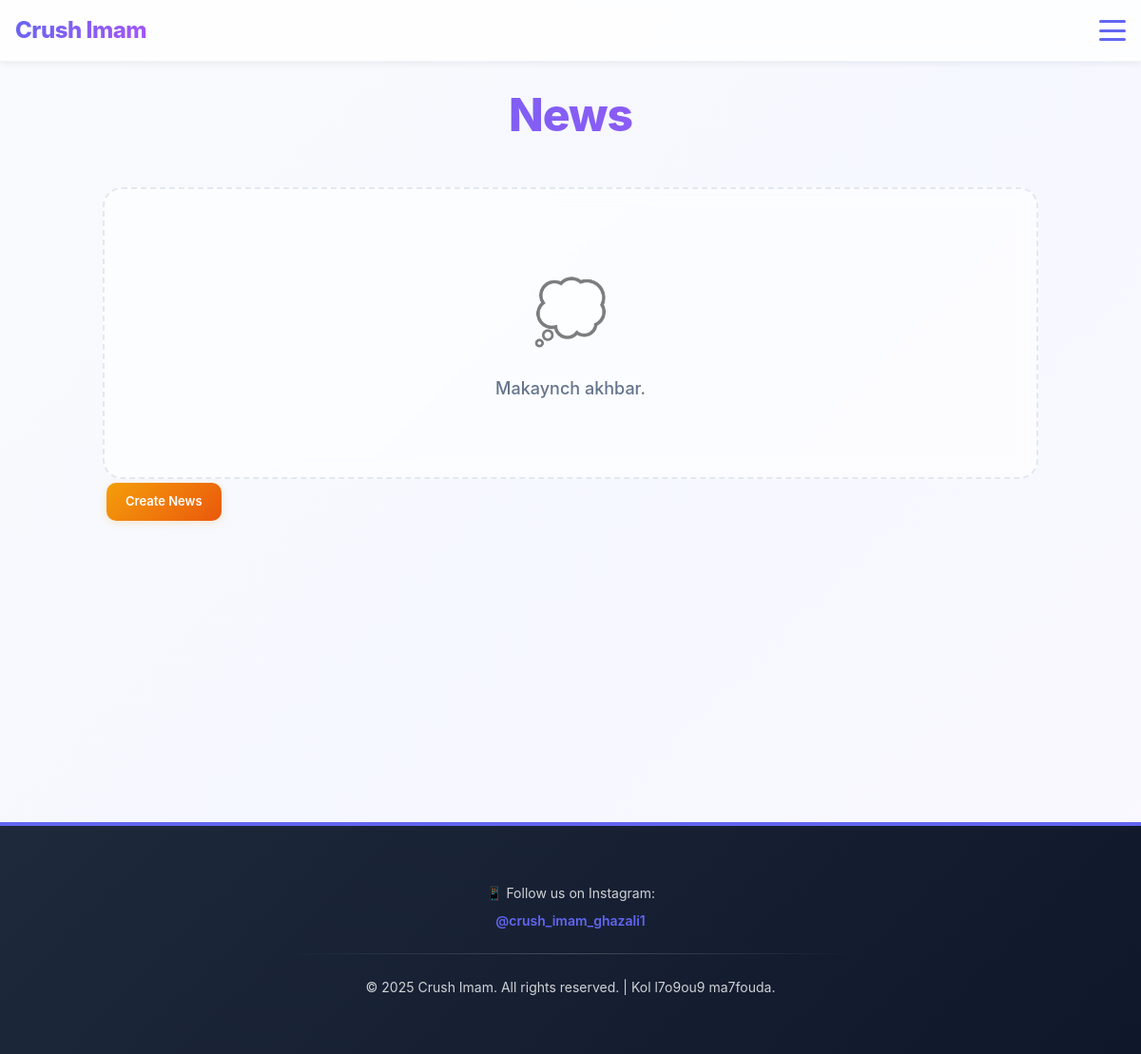
The app's page /news/ (signed in), older data.
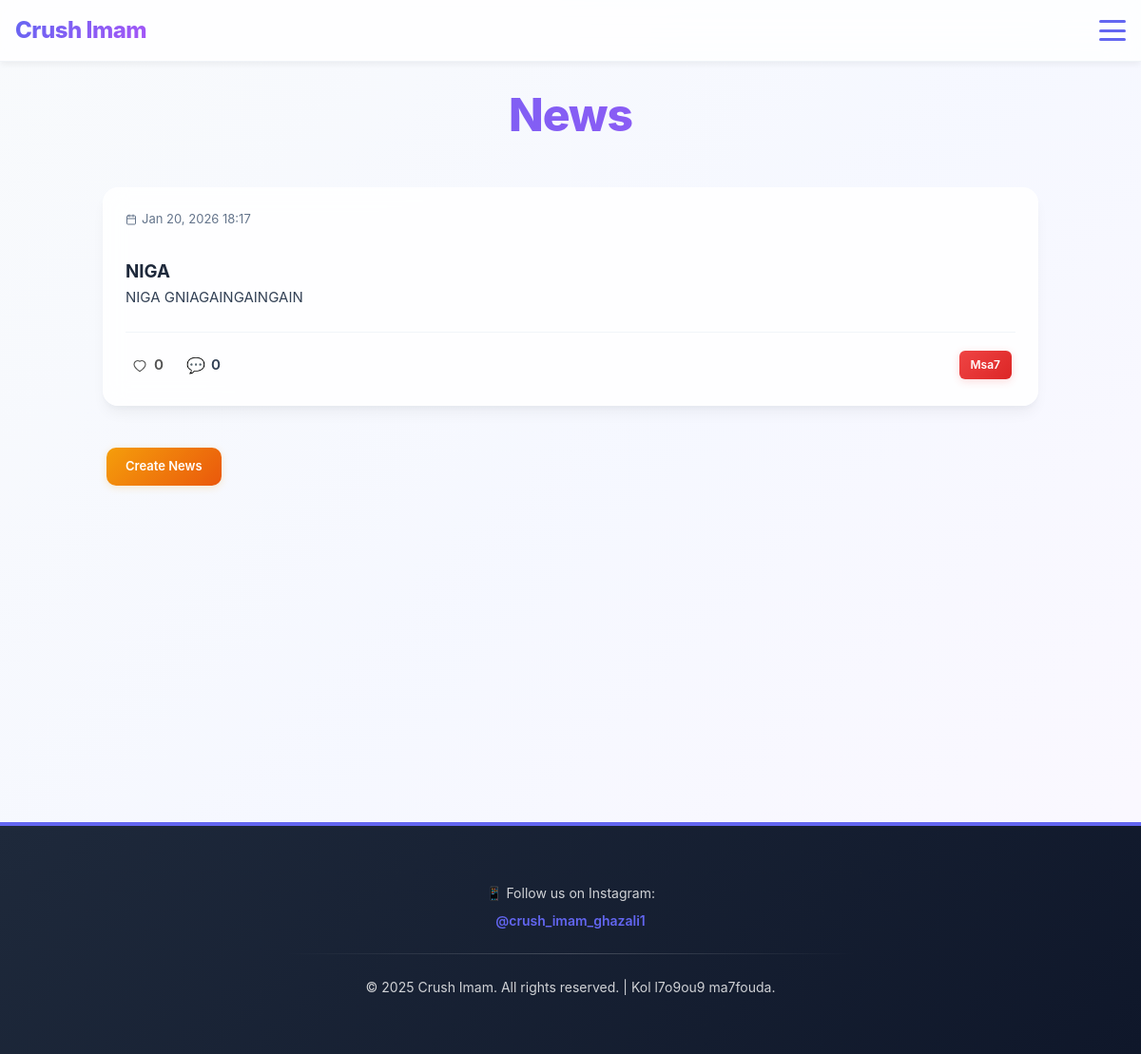
The same page, newer data.
### confessions/models.py (models this page shows, shortened)
class News(models.Model):
    title = models.CharField(max_length=255)
    body = models.TextField()
    image = models.ImageField(upload_to='news/', blank=True, null=True)
    created_at = models.DateTimeField(auto_now_add=True)
    author = models.ForeignKey(User, on_delete=models.SET_NULL, null=True, blank=True)
    comments = GenericRelation('Comment', related_query_name='news')
    votes = GenericRelation('Vote', related_query_name='news')
    class Meta:
            ordering = ['-created_at']
    @property
    def vote_total(self):
        res = self.votes.aggregate(total=Count('id'))
        return res.get('total') or 0

### confessions/views.py (the view)
# urls.py: path('news/', views.news_list, name='news_list'),
def news_list(request):
    qs = News.objects.all()
    paginator = Paginator(qs, 10)  # 10 news per page
    page = request.GET.get('page')
    try:
        news = paginator.page(page)
    except PageNotAnInteger:
        news = paginator.page(1)
    except EmptyPage:
        news = paginator.page(paginator.num_pages)
    if request.user.is_authenticated:
        ct = ContentType.objects.get_for_model(News)
        ids_on_page = [c.pk for c in news]
        liked_ids = set(Vote.objects.filter(user=request.user, content_type=ct, object_id__in=ids_on_page).values_list('object_id', flat=True))
        for c in news:
            c.user_liked = (c.pk in liked_ids)
    else:
        for c in news:
            c.user_liked = False
    return render(request, 'news_list.html', {'news_list': news})

### templates/news_list.html (shortened to what this page needs)
{% extends 'crushimam/base.html' %}
{% block content %}
<div class="container">
    <div class="confessions-wrapper">
        <div class="confessions-header">
            <h1>News</h1>
        </div>
        {% if news_list %}
            <div class="confessions-list">
                {% for item in news_list %}
                    <div class="confession-item" role="link" onclick="window.location.href='{% url 'news_detail' item.pk %}';">
                        <div class="confession-header-row">
                            <div class="confession-meta">
                                <span class="confession-date">
                                    {{ item.created_at|date:"M d, Y H:i" }}
                                </span>
                            </div>
                        </div>
                        <div class="confession-content">
                            <h3>{{ item.title }}</h3>
                            <p class="confession-text">{{ item.body|truncatewords:40 }}</p>
                        </div>
                        <div class="confession-footer">
                            <div class="confession-footer-left">
                                <form method="post" action="{% url 'add_vote' %}" onsubmit="event.stopPropagation();">
                                    <button type="submit" class="action-icon like-btn {% if item.user_liked %}liked{% endif %}" aria-pressed="{% if item.user_liked %}true{% else %}false{% endif %}">
                                        <svg class="heart-icon" width="18" height="18" viewBox="0 0 24 24" fill="none" xmlns="http://www.w3.org/2000/svg" aria-hidden="true">
                                            <path d="M12 21s-8-5.33-8-10a5 5 0 0 1 8-4 5 5 0 0 1 8 4c0 4.67-8 10-8 10z" stroke="currentColor" stroke-width="1.5" fill="none" stroke-linecap="round" stroke-linejoin="round"/>
                                        </svg>
                                        <span class="action-count">{{ item.vote_total|default:0 }}</span>
                                    </button>
                                </form>
                                <a href="{% url 'news_detail' item.pk %}#comments" class="action-icon reply-btn" onclick="event.stopPropagation();">
                                    <span class="icon">💬</span>
                                    <span class="action-count">{{ item.comments.count }}</span>
                                </a>
                            </div>
                            <div class="confession-footer-right">
                                {% if user.is_staff %}
                                    <a href="{% url 'news_delete' item.pk %}" class="btn btn-sm btn-danger" onclick="event.stopPropagation();">Msa7</a>
                                {% endif %}
                            </div>
                        </div>
                    </div>
                {% endfor %}
            </div>
        {% else %}
            <div class="empty-state">
                <p>Makaynch akhbar.</p>
            </div>
        {% endif %}
        {% if user.is_staff %}
            <a href="{% url 'news_create' %}" class="btn btn-admin">Create News</a>
        {% endif %}
    </div>
</div>
{% endblock %}

Row changes from the older to the newer data that the page shows:
added News: created_at "Jan 20, 2026 18:17", title "NIGA", body "NIGA GNIAGAINGAINGAIN", vote_total "0", comments.count "0"
Text that changed along with them:
text no longer shown: "Makaynch akhbar."
